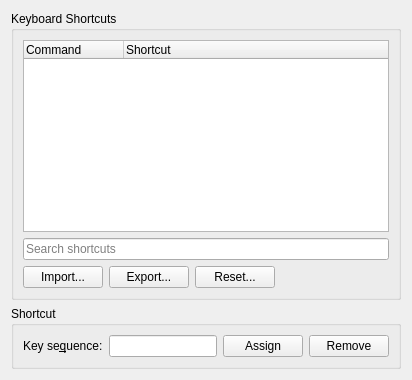
     <widget class="QWidget" name="tabKeyboard">
      <attribute name="title">
       <string>Keyboard</string>
      </attribute>
      <layout class="QVBoxLayout" name="verticalLayout_2">
       <item>
        <layout class="QHBoxLayout" name="horizontalLayout_4">
         <item>
          <layout class="QVBoxLayout" name="verticalLayout_5">
           <item>
            <widget class="QGroupBox" name="groupBox">
             <property name="title">
              <string>Keyboard Shortcuts</string>
             </property>
             <layout class="QVBoxLayout" name="verticalLayout_6">
              <item>
               <widget class="QTreeWidget" name="commandList">
                <property name="rootIsDecorated">
                 <bool>true</bool>
                </property>
                <property name="uniformRowHeights">
                 <bool>true</bool>
                </property>
                <column>
                 <property name="text">
                  <string>Command</string>
                 </property>
                </column>
                <column>
                 <property name="text">
                  <string>Shortcut</string>
                 </property>
                </column>
               </widget>
              </item>
              <item>
               <widget class="QLineEdit" name="KeyboardFilterEdit">
                <property name="placeholderText">
                 <string>Search shortcuts</string>
                </property>
               </widget>
              </item>
              <item>
               <layout class="QHBoxLayout" name="horizontalLayout_9">
                <item>
                 <widget class="QPushButton" name="shortcutsImport">
                  <property name="text">
                   <string>Import...</string>
                  </property>
                 </widget>
                </item>
                <item>
                 <widget class="QPushButton" name="shortcutsExport">
                  <property name="text">
                   <string>Export...</string>
                  </property>
                 </widget>
                </item>
                <item>
                 <widget class="QPushButton" name="shortcutsReset">
                  <property name="text">
                   <string>Reset...</string>
                  </property>
                 </widget>
                </item>
                <item>
                 <spacer name="horizontalSpacer_3">
                  <property name="orientation">
                   <enum>Qt::Orientation::Horizontal</enum>
                  </property>
                  <property name="sizeHint" stdset="0">
                   <size>
                    <width>40</width>
                    <height>20</height>
                   </size>
                  </property>
                 </spacer>
                </item>
               </layout>
              </item>
             </layout>
            </widget>
           </item>
           <item>
            <layout class="QHBoxLayout" name="horizontalLayout_6"/>
           </item>
           <item>
            <widget class="QGroupBox" name="shortcutGroup">
             <property name="title">
              <string>Shortcut</string>
             </property>
             <layout class="QHBoxLayout" name="horizontalLayout_5">
              <item>
               <widget class="QLabel" name="label_7">
                <property name="text">
                 <string>Key se&amp;quence:</string>
                </property>
                <property name="buddy">
                 <cstring>shortcutEdit</cstring>
                </property>
               </widget>
              </item>
              <item>
               <widget class="QLineEdit" name="shortcutEdit"/>
              </item>
              <item>
               <widget class="QPushButton" name="shortcutAssign">
                <property name="text">
                 <string>Assign</string>
                </property>
               </widget>
              </item>
              <item>
               <widget class="QPushButton" name="shortcutRemove">
                <property name="text">
                 <string>Remove</string>
                </property>
               </widget>
              </item>
             </layout>
             <zorder>shortcutEdit</zorder>
             <zorder>label_7</zorder>
             <zorder>shortcutAssign</zorder>
             <zorder>shortcutRemove</zorder>
            </widget>
           </item>
          </layout>
         </item>
         <item>
          <layout class="QVBoxLayout" name="verticalLayout_4"/>
         </item>
        </layout>
       </item>
      </layout>
     </widget>
